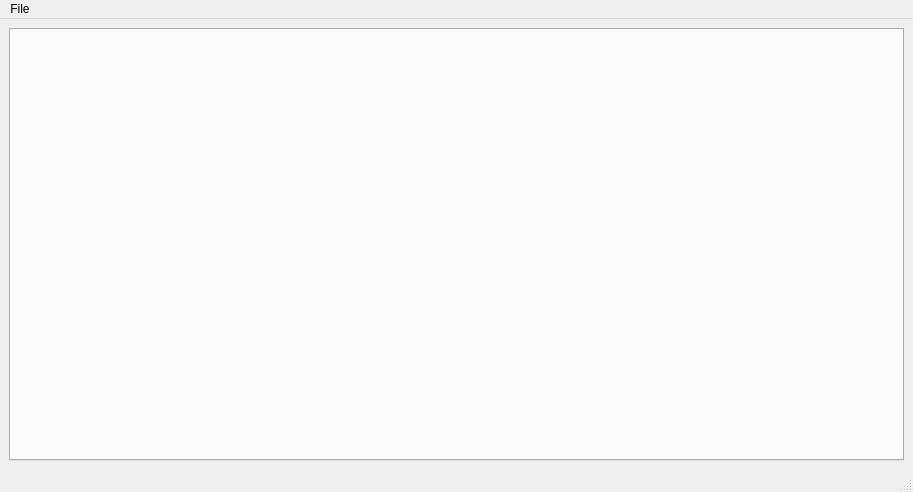
<?xml version="1.0" encoding="UTF-8"?>
<ui version="4.0">
 <class>MainWindow</class>
 <widget class="QMainWindow" name="MainWindow">
  <property name="geometry">
   <rect>
    <x>0</x>
    <y>0</y>
    <width>913</width>
    <height>492</height>
   </rect>
  </property>
  <property name="windowTitle">
   <string>MainWindow</string>
  </property>
  <widget class="QWidget" name="centralwidget">
   <layout class="QGridLayout" name="gridLayout">
    <item row="0" column="0">
     <widget class="QTabWidget" name="tabWidget">
      <property name="currentIndex">
       <number>-1</number>
      </property>
      <property name="tabsClosable">
       <bool>true</bool>
      </property>
      <property name="movable">
       <bool>true</bool>
      </property>
     </widget>
    </item>
   </layout>
  </widget>
  <widget class="QMenuBar" name="menubar">
   <property name="geometry">
    <rect>
     <x>0</x>
     <y>0</y>
     <width>913</width>
     <height>17</height>
    </rect>
   </property>
   <widget class="QMenu" name="menuFile">
    <property name="title">
     <string>File</string>
    </property>
    <addaction name="actionNewSession"/>
    <addaction name="separator"/>
   </widget>
   <addaction name="menuFile"/>
  </widget>
  <widget class="QStatusBar" name="statusbar"/>
  <action name="actionNewSession">
   <property name="icon">
    <iconset theme="appointment-new">
     <normaloff>.</normaloff>.</iconset>
   </property>
   <property name="text">
    <string>New Session</string>
   </property>
  </action>
 </widget>
 <resources/>
 <connections/>
</ui>
